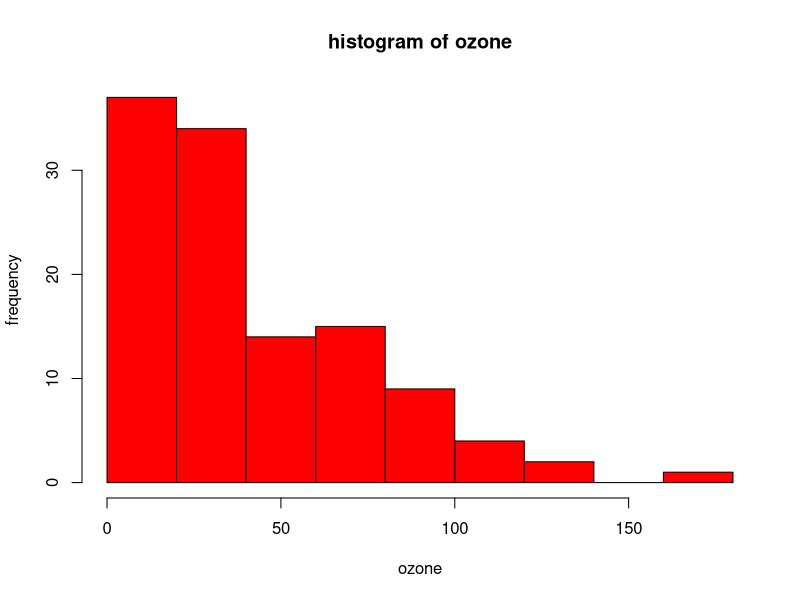
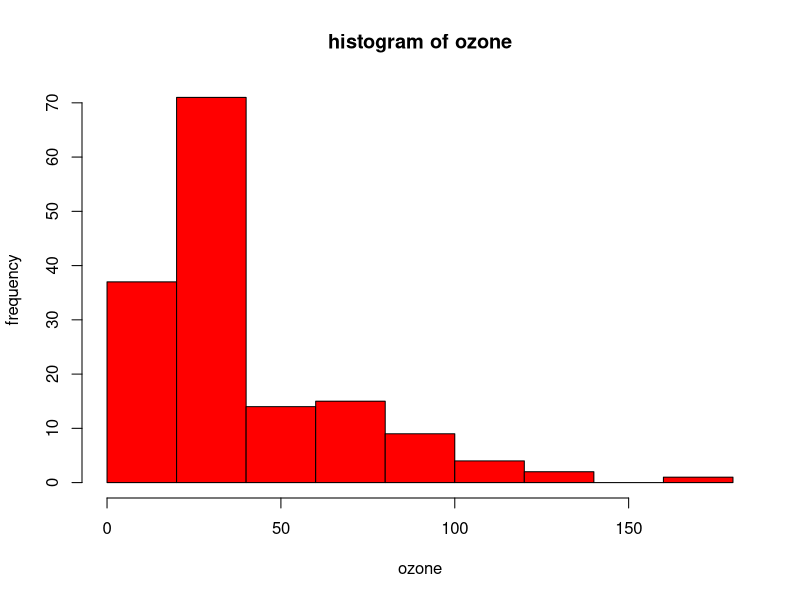
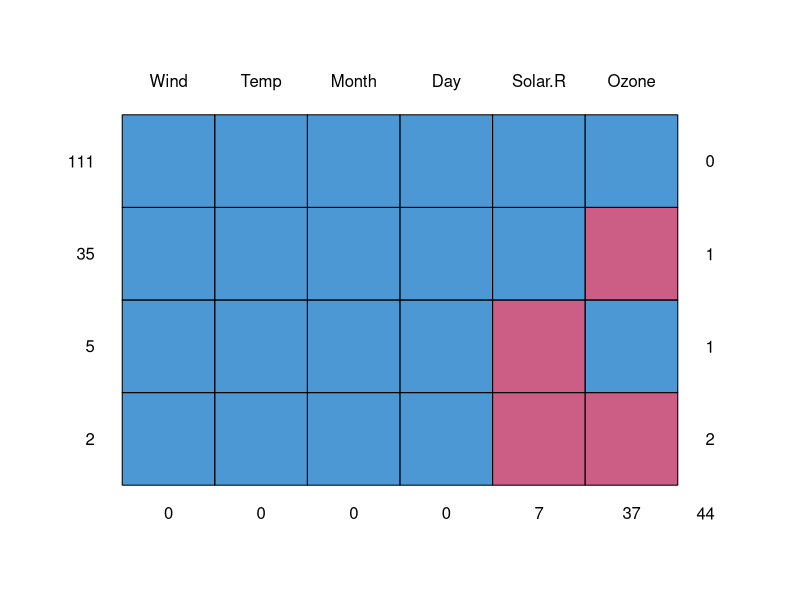
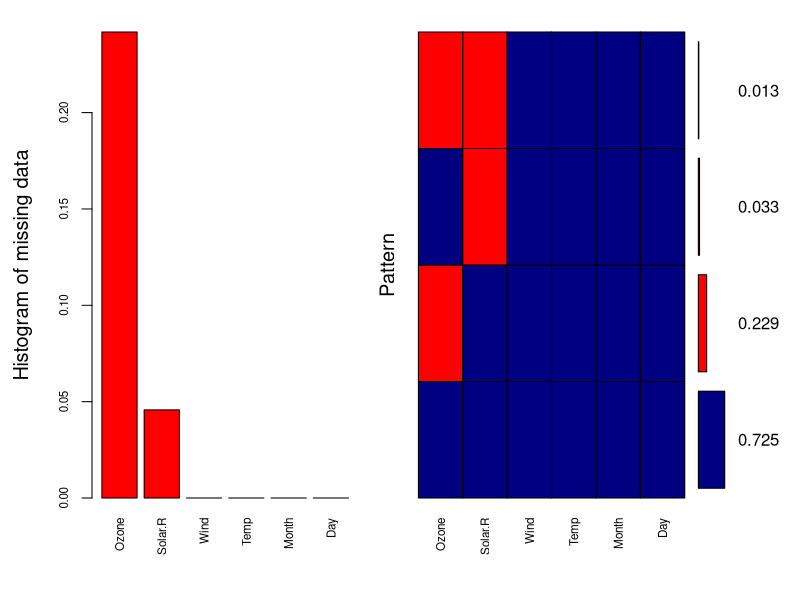

These figures' R source, in order: (Note: this script raises an error after producing the figures.)
#a
#****NOTE****
#I'm using dataset airquality to create a visual for representing missing values in the dataset
newair = airquality

dim(newair)
str(newair)
summary(newair)
#before imputing
hist(newair$Ozone ,xlab = "ozone", ylab = "frequency",main="histogram of ozone",col="red")

median(newair$Ozone)
median(newair$Ozone,na.rm = T)

#imputed my median
newair$Ozone[is.na(newair$Ozone)]<- median(newair$Ozone,na.rm = T)

#check summary after done with imputing
summary(newair)
newair$Ozone

#visualize after imputing the variable ozone with the median
#lets visualize through histogram

#after imputing
hist(newair$Ozone ,xlab = "ozone", ylab = "frequency",main="histogram of ozone",col="red")

#with mice package
#The mice package provides a nice function md.pattern() to get a better 
#understanding of the pattern of missing data
#using dataset airquality
library(mice)
md.pattern(airquality)

#using the VIM package as follows
#we can visualize like this too

library(VIM)
aggr_plot <- aggr(airquality, col=c('navyblue','red'), numbers=TRUE, sortVars=TRUE, labels=names(airquality), cex.axis=.7, gap=3, ylab=c("Histogram of missing data","Pattern"))

#The plot helps us understanding that almost 73% of the samples are not missing any information, 
#22% are missing the Ozone value, and the remaining ones show other missing patterns. 
#Through this approach the situation looks a bit clearer in my opinion.


#b
#****NOTE****
#since in dataset I'm unable to find variable clients therefore i am using
#another variable say age for 
#showing you distribution of a age based on job 

#Set a different color for each group
library(ggplot2)
ggplot(bank.additional, aes(x=job, y=age, fill=job)) + 
  geom_boxplot(alpha=0.3) +
  theme(legend.position="none")+
  ggtitle("Distribution of age based on a Job")


#c
#we are using Chi-Square Test for checking relation as both job and marital status are categorical variables
#so first defining the null hypothesis
#Ho: There is no relation between job and marital status
#Ha: There is relation between job and marital status

chisq.test(bank.additional$job ,bank.additional$marital)
#now as we can see p value is nearly 0 or less which is henceforth less than 0.05 
#p value<0.05 hence we will reject the null hypo and accept the alternative hypothesis
#which says that There is relation between job and marital status

#also another way to check relation and more example
#by
#Pearson correlation test
#i'm using variable job and education in this
#Correlation test between job and education variables:

newbank = bank.additional
newbank$job <-as.numeric(newbank$job)
newbank$education <-as.numeric(newbank$education)

result <- cor.test(newbank$job, newbank$education, method = "pearson")
result

#In the result above :
#t is the t-test statistic value (t = 8.7235),
#df is the degrees of freedom (df= 4117),
#p-value is the significance level of the t-test (p-value nearly 0).
#conf.int is the confidence interval of the correlation coefficient at 95% (conf.int = [0.1046068, 0.1645802]);
#sample estimates is the correlation coefficient (Cor.coeff = 0.1347169).

#The p-value of the test is nearly 0, which is less than the significance level alpha = 0.05. 
#We can conclude that job and education are significantly correlated with a correlation coefficient of 0.1347169 and p-value of 2.210^{-16} 


#d
#we are using Chi-Square Test for checking association as both job and education are categorical variables
#hence Chi-Square Test for checking association
#so first defining the null hypothesis
#Ho: There is no association between job and education
#Ha: There is association between job and education

chisq.test(bank.additional$job ,bank.additional$education)
#now as we can see p value is nearly 0 or less which is henceforth less than 0.05 
#p value<0.05 hence we will reject the null hypo and accept the alternative hypothesis
#which says that There is association between job and education
